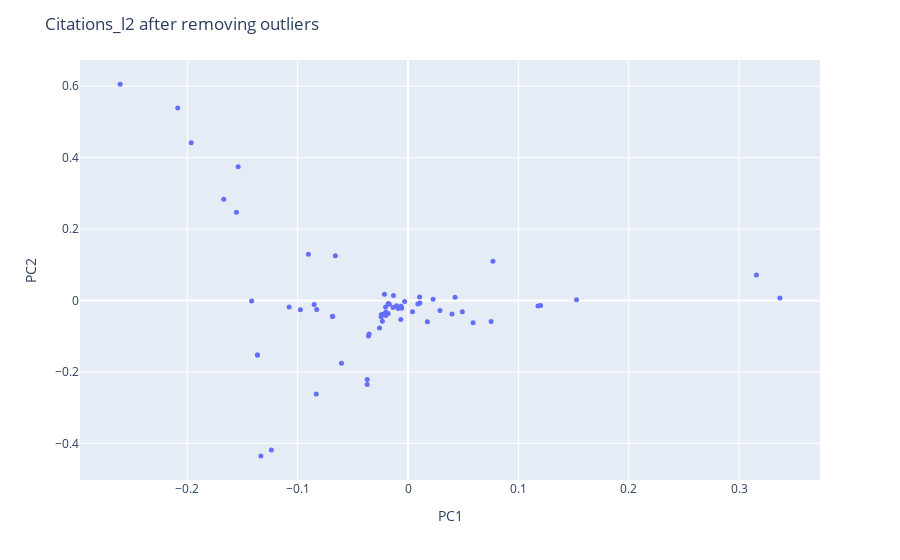

The notebook cell saved with this chart:
### Code cell
#Remove 'TzirakisNikolaos','ErdoğanMehmetBurak'
new_citations_l2_pca = citations_l2_pca.drop(['TzirakisNikolaos','ErdoğanMehmetBurak'])
citations_fig_newl2 = px.scatter(new_citations_l2_pca, x='PC1', y='PC2', hover_name=new_citations_l2_pca.index)
citations_fig_newl2.update_traces(marker=dict(size=5))
citations_fig_newl2.update_layout(title = 'Citations_l2 after removing outliers')
citations_fig_newl2.show()

### Figure 1 — Plotly figure (JSON) as saved in the notebook; plotly's stock layout.template omitted (floating-point values rounded to 4 significant figures)
{"data": [{"hovertemplate": "<b>%{hovertext}</b><br><br>PC1=%{x}<br>PC2=%{y}<extra></extra>", "hovertext": ["AhlgrenScottD", "AlbinPierre", "BaloghJózsef", "BaryshnikovYuliyM", "Berwick-EvansDaniel", "BocaFlorin-Petre", "BradlowStevenBenjamin", "BronskiJaredC", "DeVilleRELee", "DeyParthaSarathi", "DiFrancescoPhilippe", "DoddChristopher", "DunfieldNathanM", "FengRunhuan", "FernandesRuiLoja", "FordKevinB", "GuzmanRosemaryK", "HaboushWilliamJ", "HellerJeremiahBen", "HinkkanenAimo", "HiraniAnilN", "HungPei-Ken", "HurVeraMikyoung", "IvanovSergeiVladimirovich", "JandaFelix", "JingXiaochen", "JungeMarius", "KatzSheldonH", "KedemRinat", "KermanEly", "KirkpatrickKayLene", "KirrEduard", "KostochkaAlexandrV", "KutzarovaDenkaN", "LaNaveGabriele", "LaugesenRichardSnyder", "LeditzkyFelix", "LermanEugeneM", "LiXiaochun", "LiuYuan", "McCarthyRandy", "MineyevIgor", "NikolaevIgorG", "OikhbergTimur", "PascaleffJamesThomas", "RaptiZoi", "RasmussenJacob", "RasmussenSarahDean", "RezkCharlesW", "ReznickBruce", "SongRenming", "SowersRichardB", "StojanoskaVesna", "ThornerJesse", "TolmanSusan", "TumanovAlexander", "TysonJeremyT", "WeiWei", "WuXuan", "YongAlexanderTF", "YoungAmanda", "ZaharescuAlexandru", "ZharnitskyVadim"], "legendgroup": "", "marker": {"color": "#636efa", "size": 5, "symbol": "circle"}, "mode": "markers", "name": "", "orientation": "v", "showlegend": false, "type": "scatter", "x": [-0.09024, -0.02007, -0.1365, 0.1178, -0.02032, -0.1965, -0.0258, 0.07532, 0.01757, 0.0426, -0.03699, -0.02014, -0.1238, -0.06823, -0.02182, -0.2087, -0.003036, -0.08276, -0.09753, -0.01686, 0.05898, -0.01357, 0.04923, 0.01079, -0.02319, -0.06844, -0.06587, -0.06031, -0.03698, -0.008927, 0.3158, 0.1528, -0.1365, -0.167, -0.01802, 0.004055, -0.02133, -0.03573, 0.07699, -0.02435, -0.08503, 0.008943, -0.0179, -0.1555, -0.02404, 0.0399, -0.1333, -0.08318, -0.1417, 0.01048, 0.02897, -0.006176, -0.1077, -0.1539, -0.03521, 0.1201, -0.01317, -0.01047, 0.02274, -0.006519, -0.00583, -0.2609, 0.337], "xaxis": "x", "y": [0.1296, -0.04225, -0.1526, -0.0158, -0.01829, 0.4416, -0.07726, -0.0586, -0.05957, 0.008689, -0.2356, -0.03199, -0.4185, -0.04503, -0.03796, 0.5391, -0.002682, -0.02549, -0.02572, -0.01035, -0.06211, -0.01955, -0.03183, -0.007063, -0.05791, -0.04384, 0.1254, -0.1757, -0.2211, -0.02228, 0.07142, 0.002378, -0.1526, 0.2834, -0.03642, -0.03173, 0.01717, -0.09928, 0.1101, -0.04562, -0.01133, -0.01003, -0.008181, 0.2467, -0.03916, -0.03803, -0.4352, -0.2616, -0.001484, 0.009799, -0.02797, -0.01646, -0.01848, 0.3748, -0.09381, -0.01394, 0.01392, -0.01476, 0.003723, -0.05356, -0.02163, 0.6059, 0.006611], "yaxis": "y"}], "layout": {"legend": {"tracegroupgap": 0}, "margin": {"t": 60}, "title": {"text": "Citations_l2 after removing outliers"}, "xaxis": {"anchor": "y", "domain": [0, 1], "title": {"text": "PC1"}}, "yaxis": {"anchor": "x", "domain": [0, 1], "title": {"text": "PC2"}}}}
